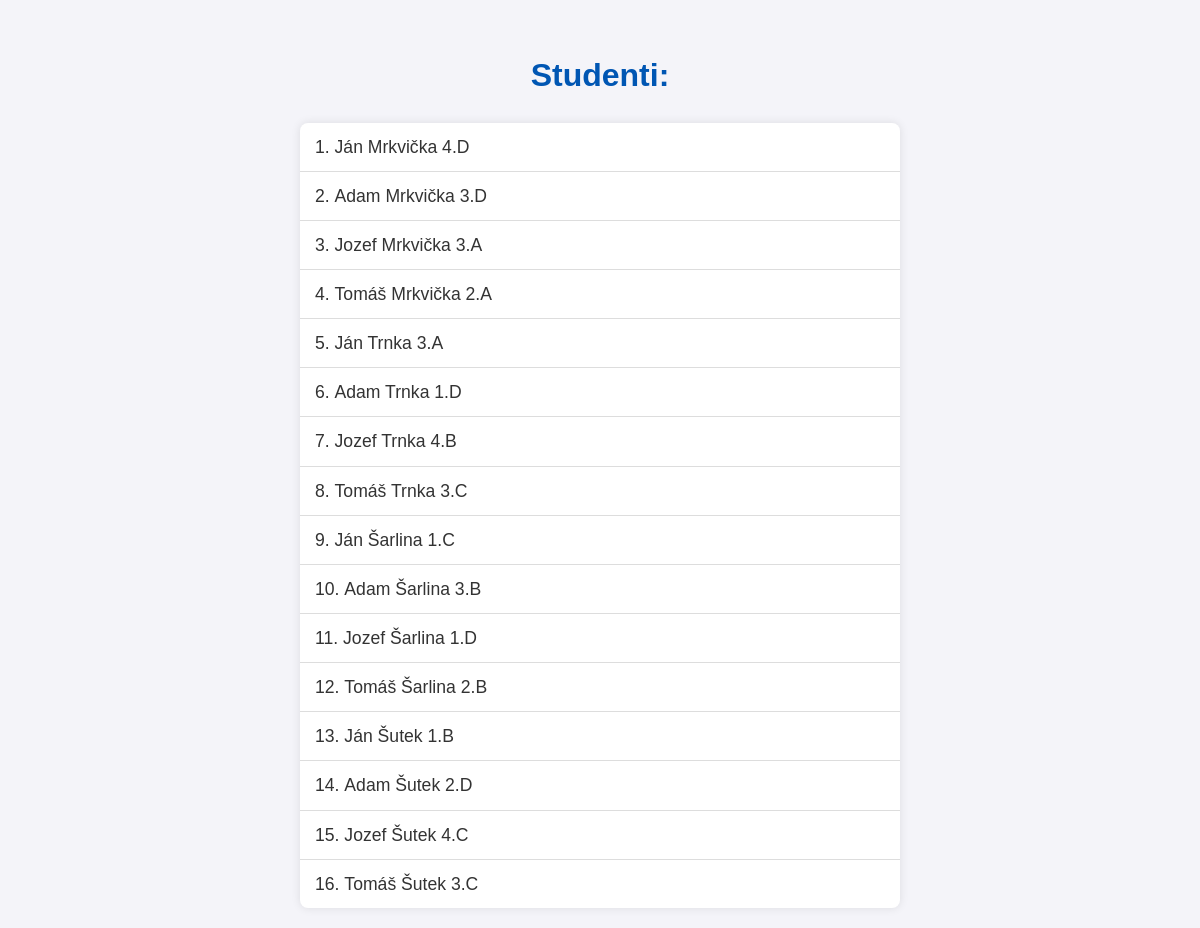
/skola/studenti/, run on the app's committed database.
### skola/models.py (models this page shows)
class Student(models.Model):
    meno = models.CharField(max_length=20) # textové pole
    priezvisko = models.CharField(max_length=20)
    trieda = models.ForeignKey(Class, on_delete=models.SET_NULL, null=True, blank=True)
    def __str__(self):
        if self.trieda:
            trieda = self.trieda
        else:
            trieda = ""
        return f"{self.meno} {self.priezvisko} {trieda}"
    class Meta:
        verbose_name = "Študent"
        verbose_name_plural = "Študenti"
        ordering = ['priezvisko']

class Class(models.Model):
    nazov = models.CharField(max_length=10)
    def __str__(self):
        return f"{self.nazov}"
    class Meta:
        verbose_name = "Trieda"
        verbose_name_plural = "Triedy"
        ordering = ['nazov']

### skola/views.py (the view)
# urls.py: path('studenti/', views.list_students, name='list_students'),
def list_students(request):
    studenti = Student.objects.all()
    return render(request, 'skola/list_students.html', {'studenti': studenti})

### skola/templates/skola/list_students.html (shortened to what this page needs)
{% load static %}
<!DOCTYPE html>
<html lang="en">
<head>
    <link rel="stylesheet" href="{% static 'skola/skola.css' %}">
</head>
<body>
    <h1>Studenti:</h1>
    <ol>
        {% for student in studenti %}
            <li>{{ student }}</li>
        {% endfor %}
    </ol>
</body>
</html>

### skola/static/skola/skola.css (style rules this page uses)
body { font-family: Arial, sans-serif; background-color: #f4f4f9; color: #333; margin: 0; padding: 0; line-height: 1.6; }
h1 { color: #0056b3; text-align: center; margin-top: 50px; font-size: 2em; }
ol { max-width: 600px; margin: 20px auto; padding: 0; list-style-position: inside; background-color: #ffffff; border-radius: 8px; box-shadow: 0 0 10px rgba(0, 0, 0, 0.1); }
li { font-size: 1.1em; padding: 10px 15px; border-bottom: 1px solid #ddd; }
li:last-child { border-bottom: none; }

### data on the page
Student: trieda+meno+priezvisko "Ján Mrkvička 4.D"
Student: trieda+meno+priezvisko "Adam Mrkvička 3.D"
Student: trieda+meno+priezvisko "Jozef Mrkvička 3.A"
Student: trieda+meno+priezvisko "Tomáš Mrkvička 2.A"
Student: trieda+meno+priezvisko "Ján Trnka 3.A"
Student: trieda+meno+priezvisko "Adam Trnka 1.D"
Student: trieda+meno+priezvisko "Jozef Trnka 4.B"
Student: trieda+meno+priezvisko "Tomáš Trnka 3.C"
Student: trieda+meno+priezvisko "Ján Šarlina 1.C"
Student: trieda+meno+priezvisko "Adam Šarlina 3.B"
Student: trieda+meno+priezvisko "Jozef Šarlina 1.D"
Student: trieda+meno+priezvisko "Tomáš Šarlina 2.B"
Student: trieda+meno+priezvisko "Ján Šutek 1.B"
Student: trieda+meno+priezvisko "Adam Šutek 2.D"
Student: trieda+meno+priezvisko "Jozef Šutek 4.C"
Student: trieda+meno+priezvisko "Tomáš Šutek 3.C"
